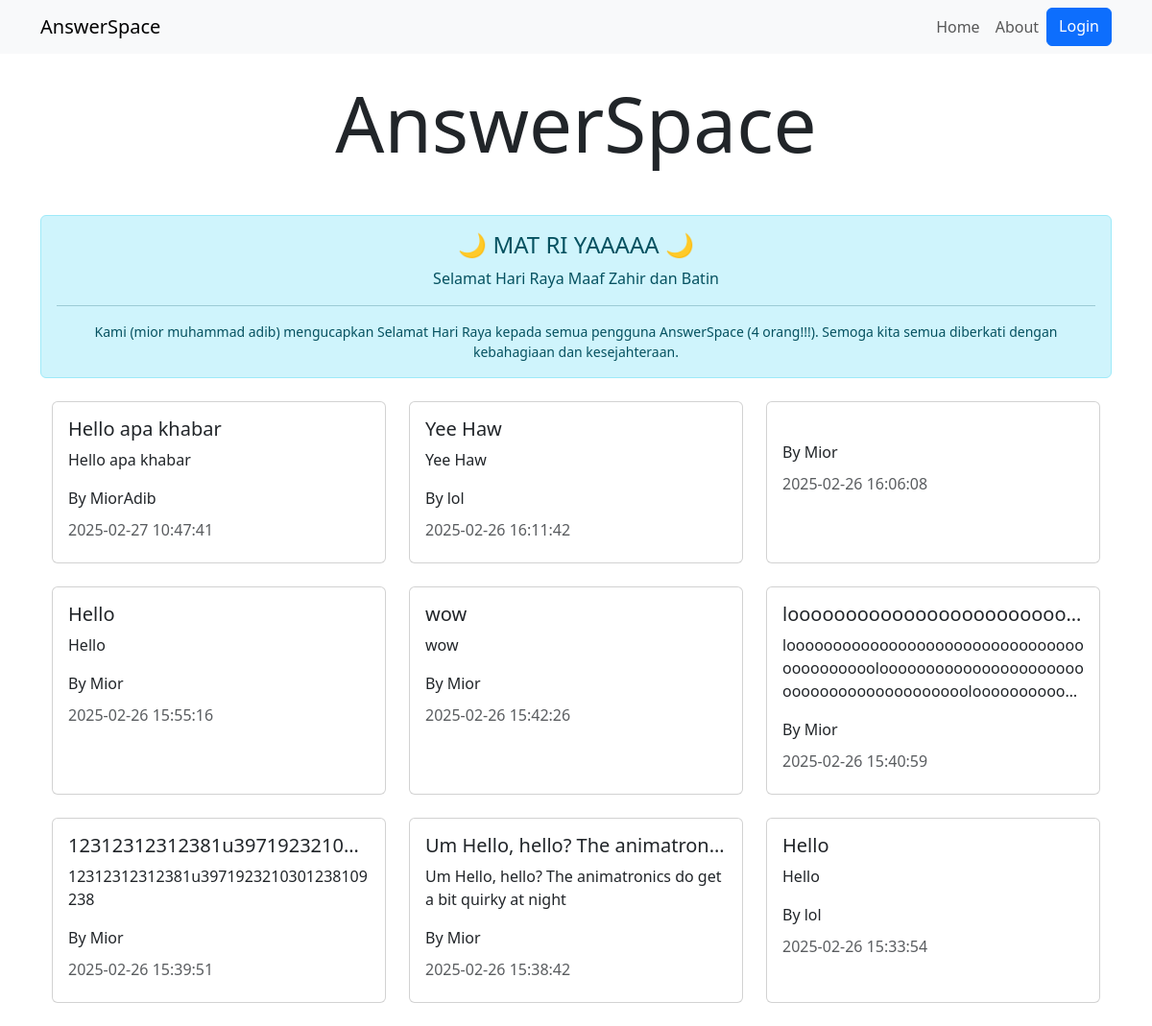
The page /public/index.php on the database its author committed.
### tables this page shows
CREATE TABLE `answers` (
  `answer_id` int(11) NOT NULL,
  `answer_text` text NOT NULL,
  `user_id` int(11) NOT NULL,
  `time_created` timestamp NOT NULL DEFAULT current_timestamp()
);

CREATE TABLE `users` (
  `user_id` int(11) NOT NULL,
  `username` varchar(255) NOT NULL,
  `password` varchar(255) NOT NULL,
  `background` VARCHAR(50) NOT NULL DEFAULT 'white',
  `time_created` timestamp NULL DEFAULT current_timestamp()
);

### app/core/Controller.php (called while the page is built, shortened)
<?php
class Controller
{
    public function view($view, $data = [])
    {
        require_once "../app/views/$view.php";
    }
    public function component($component, $data = [])
    {
        require_once "../app/views/templates/$component.php";
    }
    public function model($model)
    {
        return new $model;
    }
}

### app/controllers/Home.php (called while the page is built, shortened)
<?php
class Home extends Controller{
    public function index() {
        $data["answers"] = $this->model('Answer_model')->getAllAnswer();
        $data["title"] = "Home Page";
        $this->view('templates/header', $data);
        $this->view('home/index', $data);
        $this->view('templates/footer');
    }
}

### app/core/App.php (called while the page is built, shortened)
<?php
class App
{
    protected $method = 'index';
    protected $params = [];
    public function __construct()
    {
        $this->controller = new $this->controller;
        call_user_func_array([$this->controller, $this->method], $this->params);
    }
}

### public/index.php (called while the page is built, shortened)
<?php
$app = new App();

### app/core/Database.php (called while the page is built, shortened)
<?php
class Database {
    private $host = DB_HOST;
    private $user = DB_USER;
    private $pass = DB_PASS;
    private $db_name = DB_NAME;
    private $db;
    private $stmt;
    public function __construct() {
        try{
            $dsn = "mysql:host=". $this->host .";dbname=". $this->db_name;
            $option = [
                PDO::ATTR_PERSISTENT => true,
                PDO::ATTR_ERRMODE => PDO::ERRMODE_EXCEPTION
            ];
            $this->db = new PDO($dsn, $this->user, $this->pass, $option);
        }catch(PDOException $e){
            die($e->getMessage());
        }
    }
    public function query($query){
        $this->stmt = $this-> db ->prepare($query);
    }
    public function execute(){
        $this->stmt->execute();
    }
    public function resultSet(){
        $this->execute();
        return $this->stmt->fetchAll(PDO::FETCH_ASSOC);
    }
}

### app/models/User_model.php (called while the page is built, shortened)
<?php
class User_model {
    private $table = 'users';
    private $db;
    public function __construct(){
        $this->db = new Database();
    }
    public function getAllUser(){
        $this->db->query('SELECT user_id, username, time_created FROM ' . $this->table);
        return $this->db->resultSet();
    }
}

### app/models/Answer_model.php (called while the page is built, shortened)
<?php
class Answer_model
{
    private $table = 'answers';
    private $db;
    public function __construct()
    {
        $this->db = new Database();
    }
    public function getAllAnswer()
    {
        $this->db->query('SELECT a.answer_id, a.answer_text, a.time_created, a.user_id, u.username
                         FROM ' . $this->table . ' a
                         JOIN users u ON a.user_id = u.user_id
                         ORDER BY a.time_created DESC');
        return $this->db->resultSet();
    }
}

### app/views/home/index.php (the view, shortened to what this page needs)
<div class="container">
    <div class="jumbotron mt-4">
        <h1 class="display-1 text-center mb-5">AnswerSpace</h1>
    </div>
    <?php $this->component('news'); ?>
    <div class="container">
        <div class="row">
            <?php foreach ($data["answers"] as $answer) : ?>
                <div class="col-md-4  mb-4 ">
                    <a href="/answer/<?= $answer['answer_id'] ?>" class="text-decoration-none">
                        <div class="card h-100">
                            <div class="card-body">
                                <h5 class="card-title text-truncate"><?= $answer["answer_text"] ?></h5>
                                <p class="card-text" style="display: -webkit-box; -webkit-line-clamp: 3; -webkit-box-orient: vertical; overflow: hidden;"><?= $answer["answer_text"] ?></p>
                                <p class="card-text">By <?= $answer["username"] ?></p>
                                <h6 class="card-subtitle mb-2 text-muted"> <?= $answer["time_created"] ?></h6>
                            </div>
                        </div>
                    </a>
                </div>
            <?php endforeach; ?>
        </div>
    </div>

### app/views/templates/header.php (shortened to what this page needs)
<!DOCTYPE html>
<html lang="en">
<head>
    <link href="/css/bootstrap.min.css" rel="stylesheet">
</head>
<body>
    <nav class="navbar navbar-expand-lg navbar-light bg-light">
        <div class="container">
            <a class="navbar-brand" href="">AnswerSpace</a>
            <div class="collapse navbar-collapse" id="navbarNavAltMarkup">
                <div class="navbar-nav ms-auto">
                    <?php if (isset($_SESSION["user"])) : ?>
                        <a class="nav-link" aria-current="page" href="/">Home</a>
                        <a class="nav-link" href="/about/">About</a>
                        <a class="nav-link" href="/answer/">New Answer</a>
                        <a class="nav-link" href="/profile/">Profile</a>
                        <a class="btn btn-danger" href="/profile/logout">Logout</a>
                    <?php else : ?>
                        <a class="nav-link" aria-current="page" href="/">Home</a>
                        <a class="nav-link" href="/about/">About</a>
                        <a class="btn btn-primary" href="/authentication">Login</a>
                    <?php endif; ?>
                </div>
            </div>
        </div>
    </nav>

### app/views/templates/news.php
<div class="alert alert-info mb-4" role="alert">
    <h4 class="alert-heading text-center">🌙 MAT RI YAAAAA 🌙</h4>
    <p class="text-center mb-0">Selamat Hari Raya Maaf Zahir dan Batin</p>
    <hr>
    <p class="small text-center mb-0">
        Kami (mior muhammad adib) mengucapkan Selamat Hari Raya kepada semua pengguna AnswerSpace (<?= count( $this->model('User_model')->getAllUser()) . " orang!!!"; ?>).
        Semoga kita semua diberkati dengan kebahagiaan dan kesejahteraan.
    </p>
</div>

### app/views/templates/footer.php (shortened to what this page needs)
</body>
</html>

### rows shown on the page
answers: answer_text "Hello apa khabar", user.username "MiorAdib", time_created "2025-02-27 10:47:41"
answers: answer_text "Yee Haw", user.username "lol", time_created "2025-02-26 16:11:42"
answers: user.username "Mior", time_created "2025-02-26 16:06:08"
answers: answer_text "Hello", user.username "Mior", time_created "2025-02-26 15:55:16"
answers: answer_text "wow", user.username "Mior", time_created "2025-02-26 15:42:26"
answers: answer_text "loooooooooooooooooooooooo…", user.username "Mior", time_created "2025-02-26 15:40:59"
answers: answer_text "12312312312381u3971923210…", answer_text "12312312312381u3971923210301238109238", user.username "Mior", time_created "2025-02-26 15:39:51"
answers: answer_text "Um Hello, hello? The animatron…", answer_text "Um Hello, hello? The animatronics do get a bit quirky at night", user.username "Mior", time_created "2025-02-26 15:38:42"
answers: answer_text "Hello", user.username "lol", time_created "2025-02-26 15:33:54"

### other values the page prints
count( $this->model('User_model')->getAllUser()) "4"
